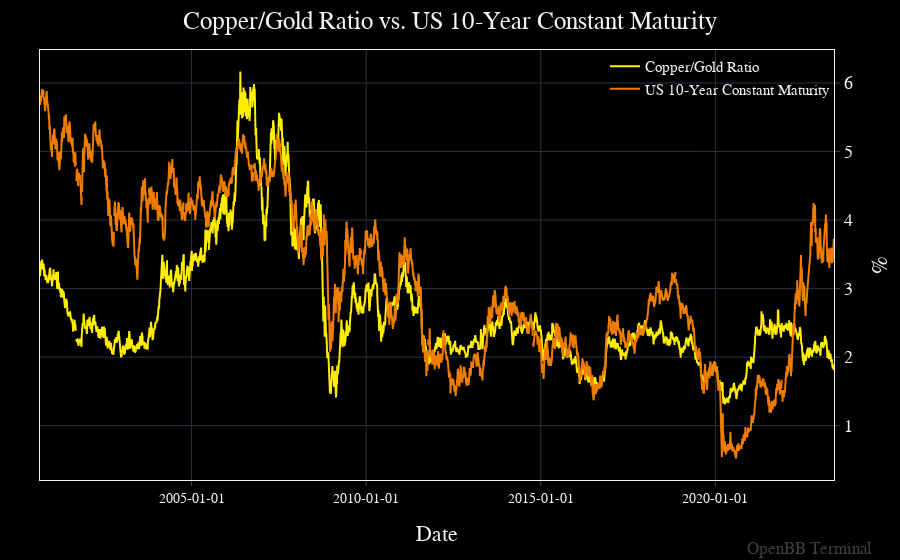

Notebook code for this chart:
### Markdown cell above
Let's add in the title and also move the legend to the right side of the chart.

### Code cell
fig.update({'layout': 
    {'xaxis': {'title': 'Date'},
    'yaxis': {'title': '%'},
    'title': 'Copper/Gold Ratio vs. US 10-Year Constant Maturity',
    'title_y':0.98,
    'title_x':0.5,
}})
fig.update_layout(
        legend=dict(
        yanchor="top",
        y=1,
        xanchor="right",
        x=1.0
    )   
)

### Figure 1 — Plotly figure (JSON) as saved in the notebook; plotly's stock layout.template omitted (floating-point values rounded to 4 significant figures; data arrays with more than 128 entries replaced by an {"elided": "..."} marker saying what was removed)
{"data": [{"hovertemplate": "%{y}<extra></extra>", "name": "Copper/Gold Ratio", "type": "scatter", "x": {"elided": "5712 str values"}, "y": {"elided": "5712 float values"}}, {"hovertemplate": "%{y}<extra></extra>", "name": "US 10-Year Constant Maturity", "type": "scatter", "x": {"elided": "5712 str values"}, "xhoverformat": "%Y-%m-%d", "y": {"elided": "5712 float values"}}], "layout": {"annotations": [{"font": {"color": "gray", "size": 17}, "opacity": 0.5, "showarrow": false, "text": "OpenBB Terminal", "x": 1, "xanchor": "right", "xref": "paper", "xshift": 40, "y": 0, "yanchor": "bottom", "yref": "paper", "yshift": -80}], "bargap": 0, "bargroupgap": 0, "barmode": "overlay", "hoverdistance": 2, "legend": {"groupclick": "toggleitem", "orientation": "v", "tracegroupgap": 133.3, "x": 1, "xanchor": "right", "y": 1, "yanchor": "top"}, "margin": {"b": 80, "l": 40, "r": 50, "t": 50}, "modebar": {"activecolor": "#d1030d", "bgcolor": "#2A2A2A", "color": "#FFFFFF", "orientation": "v"}, "newshape": {"line": {"color": "gold"}}, "spikedistance": 2, "title": {"text": "Copper/Gold Ratio vs. US 10-Year Constant Maturity", "x": 0.5, "y": 0.98}, "xaxis": {"tickformatstops": [{"dtickrange": [null, 604800000], "value": "%Y-%m-%d"}, {"dtickrange": [604800000, "M1"], "value": "%Y-%m-%d"}, {"dtickrange": ["M1", null], "value": "%Y-%m-%d"}], "title": {"text": "Date"}, "type": "date"}, "yaxis": {"title": {"text": "%"}}}}
